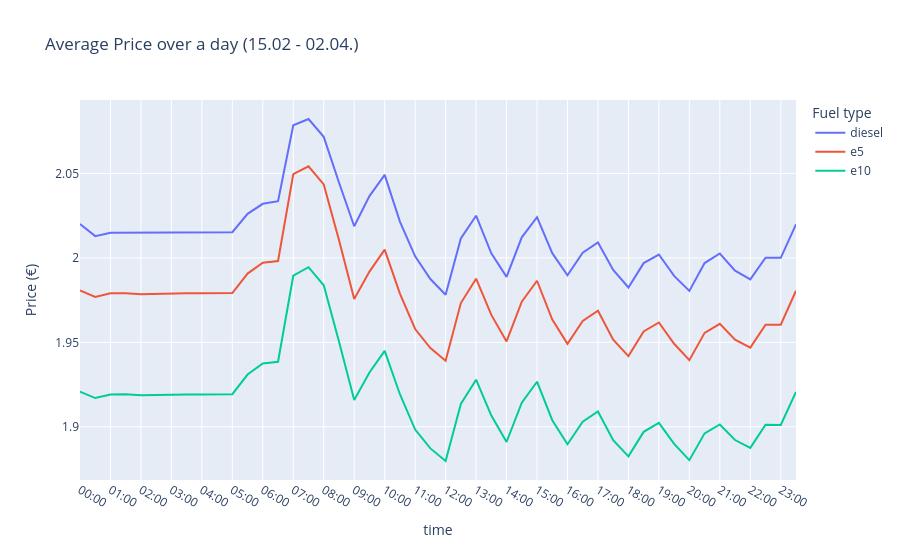

The cell this chart's notebook holds for it:
### Code cell
mask = (df_filled['retrieval_date'] >= date(2026, 2, 16)) & (df_filled['retrieval_date'] <= date(2026, 4, 2))
df_filtered= df_filled[mask].copy()
print(df_filtered['retrieval_date'].min())
print(df_filtered['retrieval_date'].max())
print(len(df_filtered))


df_hourly = df_filtered.groupby('retrieval_time')[['diesel', 'e5', 'e10']].mean().reset_index()

# Sortieren damit die Reihenfolge stimmt
df_hourly = df_hourly.sort_values('retrieval_time').reset_index(drop=True)

fig1 = px.line(
    df_hourly,
    x='retrieval_time',
    y=['diesel', 'e5', 'e10'],
    title='Average Price over a day (15.02 - 02.04.)',
    labels={'retrieval_time': 'time', 'value': 'Price (€)', 'variable': 'Fuel type'}
)
fig1.update_xaxes(tickmode='array', tickvals=df_hourly['retrieval_time'][df_hourly['retrieval_time'].str.endswith('00')],dtick=1)
fig1.show()
fig1.write_image("assets/avg_price_over_day_complete.png", width=1668, height=450)

### Figure 1 — Plotly figure (JSON) as saved in the notebook; plotly's stock layout.template omitted (floating-point values rounded to 4 significant figures)
{"data": [{"hovertemplate": "Fuel type=diesel<br>time=%{x}<br>Price (€)=%{y}<extra></extra>", "legendgroup": "diesel", "line": {"color": "#636efa", "dash": "solid"}, "marker": {"symbol": "circle"}, "mode": "lines", "name": "diesel", "orientation": "v", "showlegend": true, "type": "scatter", "x": ["00:00", "00:30", "01:00", "01:30", "02:00", "02:30", "03:00", "03:30", "04:00", "04:30", "05:00", "05:30", "06:00", "06:30", "07:00", "07:30", "08:00", "08:30", "09:00", "09:30", "10:00", "10:30", "11:00", "11:30", "12:00", "12:30", "13:00", "13:30", "14:00", "14:30", "15:00", "15:30", "16:00", "16:30", "17:00", "17:30", "18:00", "18:30", "19:00", "19:30", "20:00", "20:30", "21:00", "21:30", "22:00", "22:30", "23:00", "23:30"], "xaxis": "x", "y": [2.02, 2.013, 2.015, 2.015, 2.015, 2.015, 2.015, 2.015, 2.015, 2.015, 2.015, 2.026, 2.032, 2.034, 2.078, 2.082, 2.072, 2.045, 2.019, 2.037, 2.049, 2.021, 2.001, 1.987, 1.978, 2.011, 2.025, 2.003, 1.989, 2.012, 2.024, 2.003, 1.99, 2.003, 2.009, 1.993, 1.982, 1.997, 2.002, 1.989, 1.98, 1.997, 2.003, 1.992, 1.987, 2.0, 2.0, 2.02], "yaxis": "y"}, {"hovertemplate": "Fuel type=e5<br>time=%{x}<br>Price (€)=%{y}<extra></extra>", "legendgroup": "e5", "line": {"color": "#EF553B", "dash": "solid"}, "marker": {"symbol": "circle"}, "mode": "lines", "name": "e5", "orientation": "v", "showlegend": true, "type": "scatter", "x": ["00:00", "00:30", "01:00", "01:30", "02:00", "02:30", "03:00", "03:30", "04:00", "04:30", "05:00", "05:30", "06:00", "06:30", "07:00", "07:30", "08:00", "08:30", "09:00", "09:30", "10:00", "10:30", "11:00", "11:30", "12:00", "12:30", "13:00", "13:30", "14:00", "14:30", "15:00", "15:30", "16:00", "16:30", "17:00", "17:30", "18:00", "18:30", "19:00", "19:30", "20:00", "20:30", "21:00", "21:30", "22:00", "22:30", "23:00", "23:30"], "xaxis": "x", "y": [1.981, 1.977, 1.979, 1.979, 1.978, 1.979, 1.979, 1.979, 1.979, 1.979, 1.979, 1.991, 1.997, 1.998, 2.05, 2.054, 2.043, 2.011, 1.976, 1.992, 2.005, 1.979, 1.958, 1.947, 1.939, 1.973, 1.988, 1.966, 1.951, 1.974, 1.986, 1.963, 1.949, 1.963, 1.969, 1.951, 1.942, 1.956, 1.962, 1.949, 1.939, 1.956, 1.961, 1.952, 1.947, 1.96, 1.96, 1.981], "yaxis": "y"}, {"hovertemplate": "Fuel type=e10<br>time=%{x}<br>Price (€)=%{y}<extra></extra>", "legendgroup": "e10", "line": {"color": "#00cc96", "dash": "solid"}, "marker": {"symbol": "circle"}, "mode": "lines", "name": "e10", "orientation": "v", "showlegend": true, "type": "scatter", "x": ["00:00", "00:30", "01:00", "01:30", "02:00", "02:30", "03:00", "03:30", "04:00", "04:30", "05:00", "05:30", "06:00", "06:30", "07:00", "07:30", "08:00", "08:30", "09:00", "09:30", "10:00", "10:30", "11:00", "11:30", "12:00", "12:30", "13:00", "13:30", "14:00", "14:30", "15:00", "15:30", "16:00", "16:30", "17:00", "17:30", "18:00", "18:30", "19:00", "19:30", "20:00", "20:30", "21:00", "21:30", "22:00", "22:30", "23:00", "23:30"], "xaxis": "x", "y": [1.921, 1.917, 1.919, 1.919, 1.919, 1.919, 1.919, 1.919, 1.919, 1.919, 1.919, 1.931, 1.937, 1.938, 1.989, 1.994, 1.984, 1.951, 1.916, 1.932, 1.945, 1.919, 1.898, 1.887, 1.88, 1.914, 1.928, 1.907, 1.891, 1.914, 1.927, 1.904, 1.89, 1.903, 1.909, 1.892, 1.882, 1.897, 1.902, 1.89, 1.88, 1.896, 1.901, 1.892, 1.887, 1.901, 1.901, 1.921], "yaxis": "y"}], "layout": {"legend": {"title": {"text": "Fuel type"}, "tracegroupgap": 0}, "title": {"text": "Average Price over a day (15.02 - 02.04.)"}, "xaxis": {"anchor": "y", "domain": [0, 1], "dtick": 1, "tickmode": "array", "tickvals": ["00:00", "01:00", "02:00", "03:00", "04:00", "05:00", "06:00", "07:00", "08:00", "09:00", "10:00", "11:00", "12:00", "13:00", "14:00", "15:00", "16:00", "17:00", "18:00", "19:00", "20:00", "21:00", "22:00", "23:00"], "title": {"text": "time"}}, "yaxis": {"anchor": "x", "domain": [0, 1], "title": {"text": "Price (€)"}}}}
